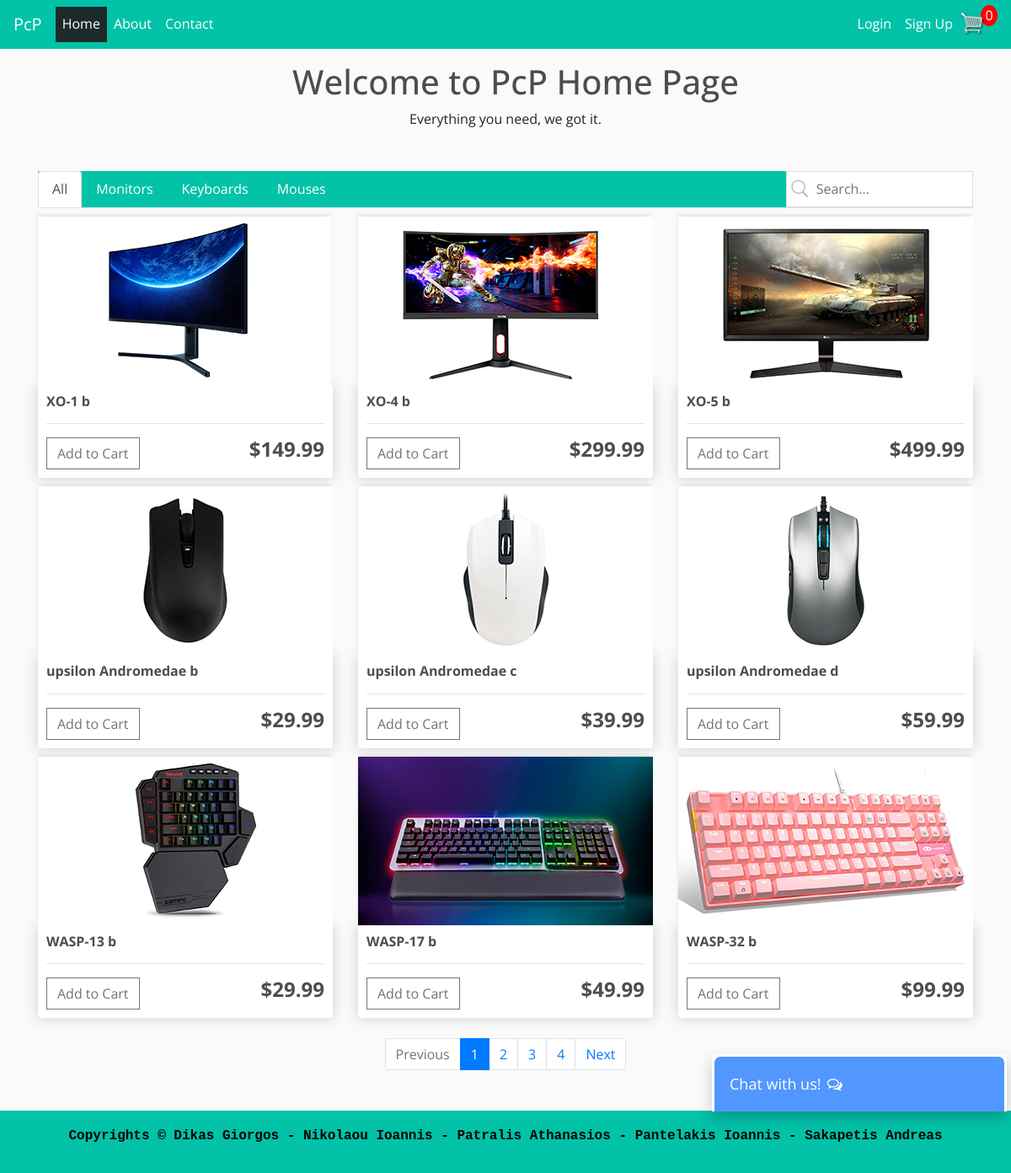
The page /pcp/home/ on the database its author committed.
### PcPeripherals/models.py (models this page shows, shortened)
class Product(models.Model):
    image = models.ImageField(upload_to='product/', null=True, blank=True)
    name = models.CharField(max_length=200)
    category = models.ForeignKey(ProductCategory, on_delete=models.CASCADE, null=False, blank=False)
    price = models.FloatField()
    @property
    def imageURL(self):
	    try:
		    url = self.image.url
	    except:
		    url = ''
	    return url

### PcPeripherals/views.py (the view)
# urls.py: path('home/', views.home_page, name='home'),
def home_page(request):
    adminCheck(request)
    products = Product.objects.all()
    context = {}
    data = cartData(request)
    page = request.GET.get('page', 1)
    paginator = Paginator(products, 9)
    try:
        product_lists = paginator.page(page)
    except PageNotAnInteger:
        product_lists = paginator.page(1)
    except EmptyPage:
        product_lists = paginator.page(paginator.num_pages)
    username = request.user.username
    context['username'] = username
    context['isguest'] = data['isguest']
    context['isloginuser'] = data['isloginuser']
    context['items'] = data['items']
    context['cartItems'] = data['cartItems']
    context['order'] = data['order']
    context['request'] = request
    context['product_lists'] = product_lists
    return render(request, 'PcPeripherals/home.html', context)

### PcPeripherals/utils.py (called while the page is built, shortened)
def cookieCart(request):
    try:
        cart = json.loads(request.COOKIES['cart'])
    except:
        cart = {}
        print('CART:', cart)
    items = []
    order = { 'get_cart_total': 0, 'get_cart_items': 0 }
    cartItems = order['get_cart_items']
    return {'items': items, 'order': order, 'cartItems': cartItems}

def cartData(request):
    isguest = None
    isloginuser = None
    if request.user.is_anonymous:
        print("User anonymous")
        isguest= True
        cookieData = cookieCart(request)
        cartItems = cookieData['cartItems']
        order = cookieData['order']
        items = cookieData['items']
    return {'cartItems': cartItems , 'order': order, 'items': items, 'isguest': isguest, 'isloginuser': isloginuser}

def adminCheck(request):
    if request.user.is_authenticated and request.user.is_superuser:
      logout(request)

### PcPeripherals/templates/PcPeripherals/home.html (shortened to what this page needs)
{% extends 'PcPeripherals/base.html' %}
{% load static %}
{% block content %}
    {% include "includes/navtabs.html" %}
	<div class="row" id="myRow">
		{% for product in product_lists %}
            <div class="col-lg-4">
                <a class= 'button-link-modal' href="#" id="link1" data-toggle="modal" data-target="#myModal " data-name="{{ product.name }}">
                    <img src="{{ product.imageURL }}" class="thumbnail img-responsive" >
                </a>
                <div class="box-element product">
                    <h6><strong>{{ product.name }}</strong></h6>
                    <hr>
                    <button data-product={{product.id}} data-action="add" class="btn btn-outline-secondary add-btn update-cart">Add to Cart</button>
                    <h4><strong>${{ product.price|floatformat:2 }}</strong></h4>
                </div>
            </div>
		{% endfor %}
	</div>
    {% include "includes/paginator.html" %}
{% endblock %}

### PcPeripherals/templates/PcPeripherals/base.html (shortened to what this page needs)
{% load static %}
<!DOCTYPE html>
<html lang="en">
    <head>
        <link rel="stylesheet" href="https://stackpath.bootstrapcdn.com/bootstrap/4.4.1/css/bootstrap.min.css">
        <link rel="stylesheet" href="https://cdnjs.cloudflare.com/ajax/libs/font-awesome/4.7.0/css/font-awesome.min.css">
        <link rel='stylesheet' type='text/css' href="{% static 'css/chat.css' %}">
        <link rel='stylesheet' type='text/css' href="{% static 'css/PcPcss.css' %}">
        <link rel='stylesheet' type='text/css' href="{% static 'css/modals.css' %}">
    </head>
    <body>
        {% include "includes/navbar.html" %}
        <main role="main">
            <div class="container"> {% block content %}{% endblock %} </div>
            {% include "includes/chat.html"%}
        </main>
        {% include "includes/footer.html" %}
    </body>
</html>

### PcPeripherals/templates/includes/navbar.html (shortened to what this page needs)
{% load static %}
<nav class="navbar navbar-expand-lg">
    <a class="navbar-brand" href="{% url 'home' %}">PcP</a>
    <div class="collapse navbar-collapse" id="navbarSupportedContent">
        <ul class="navbar-nav mr-auto">
            {% if user.is_authenticated and not user.is_superuser %}
                <li class="nav-item"><a class="nav-link {% if request.resolver_match.view_name == 'home' %}active{% endif %}" href="{% url 'home' %}">Home</a></li>
                <li class="nav-item"><a class="nav-link {% if request.resolver_match.view_name == 'about' %}active{% endif %}" href="{% url 'about' %}">About</a></li>
                <li class="nav-item"><a class="nav-link {% if request.resolver_match.view_name == 'contact' %}active{% endif %}" href="{% url 'contact' %}">Contact</a></li>
                <li class="nav-item"><a class="nav-link {% if request.resolver_match.view_name == 'profile' %}active{% endif %}" href="{% url 'profile' %}">My Profile</a></li>
            {% elif not user.is_authenticated and not user.is_superuser%}
                <li class="nav-item"><a class="nav-link {% if request.resolver_match.view_name == 'home' %}active{% endif %}" href="{% url 'home' %}">Home</a></li>
                <li class="nav-item"><a class="nav-link {% if request.resolver_match.view_name == 'about' %}active{% endif %}" href="{% url 'about' %}">About</a></li>
                <li class="nav-item"><a class="nav-link {% if request.resolver_match.view_name == 'contact' %}active{% endif %}" href="{% url 'contact' %}">Contact</a></li>
            {% endif %}
        </ul>
        <ul class="navbar-nav float-right">
            {% if user.is_authenticated and not user.is_superuser%}
                <li class="nav-item"><a class="nav-link {% if request.resolver_match.view_name == 'user_logout' %}active{% endif %}" href="{% url 'user_logout' %}">Logout</a></li>
            {% elif not user.is_authenticated and not user.is_superuser%}
                <li class="nav-item"><a class="nav-link {% if request.resolver_match.view_name == 'user_login' %}active{% endif %}" href="{% url 'user_login' %}">Login</a></li>
                <li class="nav-item"><a class="nav-link {% if request.resolver_match.view_name == 'user_registration' %}active{% endif %}" href="{% url 'user_registration' %}">Sign Up</a></li>
            {% endif %}
        </ul>
        <div class="form-inline my-2 my-lg-0">
            <a href="{% url 'cart' %}">
                {% if not user.is_superuser%}
                <img id="cart-icon" src="{% static '/images/cart.png' %}">
                <p id="cart-total">{{ cartItems }}</p>
                {% endif %}
            </a>
        </div>
    </div>
</nav>

### PcPeripherals/templates/includes/navtabs.html
<div class="container">
    <h1 class="text-center ml-4">Welcome to PcP Home Page  {{ username }}</h1>
    <p class="text-center mb-5">
        Everything you need, we got it.
    </p>
</div>
<ul class="nav nav-tabs">
    <li class="nav-item"><a class="nav-link {% if request.resolver_match.view_name == 'home' %}active{% endif %}" href="{% url 'home' %}">All</a></li>
    <li class="nav-item"><a class="nav-link {% if request.resolver_match.view_name == 'monitor' %}active{% endif %}" href="{% url 'monitor' %}">Monitors</a></li>
    <li class="nav-item"><a class="nav-link {% if request.resolver_match.view_name == 'keyboard' %}active{% endif %}" href="{% url 'keyboard' %}">Keyboards</a></li>
    <li class="nav-item"><a class="nav-link {% if request.resolver_match.view_name == 'mouse' %}active{% endif %}" href="{% url 'mouse' %}">Mouses</a></li>
    <input type="search" id="myInput" title="Type in a product" onkeyup="search()" placeholder="Search...">
</ul>

### PcPeripherals/templates/includes/paginator.html
<ul class="pagination justify-content-center mt-4 mb-5">
    {% if product_lists.has_previous %}
        <li class="page-item"><a class="page-link" href="?page={{ product_lists.pervious_page_number }}">Previous</a></li>
    {% else %}
        <li class="page-item disabled">
            <a class="page-link" href="?page={{ product_lists.num_pages }}" tabindex="-1" aria-disabled="true">Previous</a>
        </li>
    {% endif %}
    {% for i in product_lists.paginator.page_range %}
        {% if product_lists.number == i %}
            <li class="page-item active" aria-current="page"><a class="page-link" href="?page={{ i }}">{{ i }}</a></li>
        {% else %}
            <li class="page-item"><a class="page-link" href="?page={{ i }}">{{ i }}</a></li>
        {% endif %}
    {% endfor %}
    {% if product_lists.has_next %}
        <li class="page-item"><a class="page-link" href="?page={{ product_lists.next_page_number }}">Next</a></li>
    {% else %}
        <li class="page-item disabled">
            <a class="page-link" href="?page={{ product_lists.num_pages }}">Next</a>
        </li>
    {% endif %}
</ul>

### PcPeripherals/templates/includes/chat.html (shortened to what this page needs)
<div class="chat-bar-collapsible">
    <button id="chat-button" type="button" class="collapsible">Chat with us!
        <i id="chat-icon-comment" class="fa fa-fw fa-comments-o"></i>
    </button>
</div>

### PcPeripherals/templates/includes/footer.html
<footer class="footer">
    <div class="container">
        <p class="text-center fp">Copyrights &copy; Dikas Giorgos - Nikolaou Ioannis - Patralis Athanasios - Pantelakis Ioannis - Sakapetis Andreas </p>
    </div>
</footer>

### static/css/chat.css (style rules this page uses)
.chat-bar-collapsible { position: fixed; bottom: 73px; right: 5px; box-shadow: 0 8px 16px 0 rgba(0, 0, 0, 0.2); }
.collapsible { background-color: #5297ff; color: #fff; cursor: pointer; padding: 18px; width: 350px; text-align: left; outline: none; font-size: 18px; border-radius: 10px 10px 0px 0px; border: 3px solid #fff; border-bottom: none; }
#chat-icon-comment { color: #fff; }

### static/css/PcPcss.css (style rules this page uses)
body { font-family: 'Open Sans', sans-serif; font-size: 1rem; background-color: #fafafa; line-height: 1.6; min-height: 100vh; display: flex; flex-direction: column; }
.container { margin-top: 60px; }
h1, h2, h3, h4, h5, h6 { color: #4d4d4d; }
h1 { margin-top: -45px; }
h4 { display: inline-block; float: right; }
.navbar { background-color: #02c2a8; }
.nav-link, .navbar-brand { color: #fff; }
.active { background-color: #1c2b29; }
.nav-tabs { background-color: #02c2a8; }
.box-element { box-shadow:#ccc 0 0 16px; background-color: #fff; border-radius: 4px; padding: 10px; }
.thumbnail { width: 100%; height: 200px; -webkit-box-shadow: -1px -3px 5px -2px #d6d6d6; -moz-box-shadow: -1px -3px 5px -2px #d6d6d6; box-shadow: -1px -3px 5px -2px #d6d6d6; }
.product { border-radius: 0 0 4px 4px; }
#cart-icon { width: 30px; display: inline-block; }
#cart-total { display: block; text-align: center; color: #fff; background-color: #ff0000; width: 20px; height: 25px; border-radius: 70%; font-size: 1rem; margin-left: 25px; margin-top: -36px; }
.col-lg-4, .col-lg-6, .col-lg-8, .col-lg-12 { margin-top: 10px; }
.btn { border-radius: 0; }
.footer { font-family: 'Courier New', Courier, monospace; font-weight: bold; text-align: center; margin-top: auto; padding: 0.850rem; background-color: #02c2a8; color: #000; }
.fp { margin-top: -55px; }
#myInput { background-image: url('../images/search_icon.png'); background-position: left; background-size: 30px; background-repeat: no-repeat; width: 20%; font-size: 16px; padding: 8px 35px; border: 1px solid #ddd; margin-left: 529px; }
.col-lg-4 { margin-left: 0px; }

### rows shown on the page
Product: imageURL (picture), name "XO-1 b", price "149.99"
Product: imageURL (picture), name "XO-4 b", price "299.99"
Product: imageURL (picture), name "XO-5 b", price "499.99"
Product: imageURL (picture), name "upsilon Andromedae b", price "29.99"
Product: imageURL (picture), name "upsilon Andromedae c", price "39.99"
Product: imageURL (picture), name "upsilon Andromedae d", price "59.99"
Product: imageURL (picture), name "WASP-13 b", price "29.99"
Product: imageURL (picture), name "WASP-17 b", price "49.99"
Product: imageURL (picture), name "WASP-32 b", price "99.99"

### other values the page prints
{{ cartItems }} "0"
{{ i }} "1"
{{ i }} "2" "3" "4"
